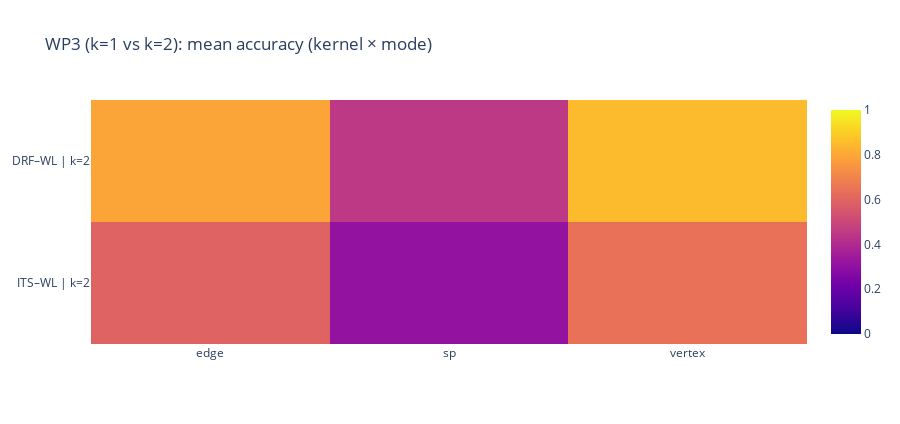
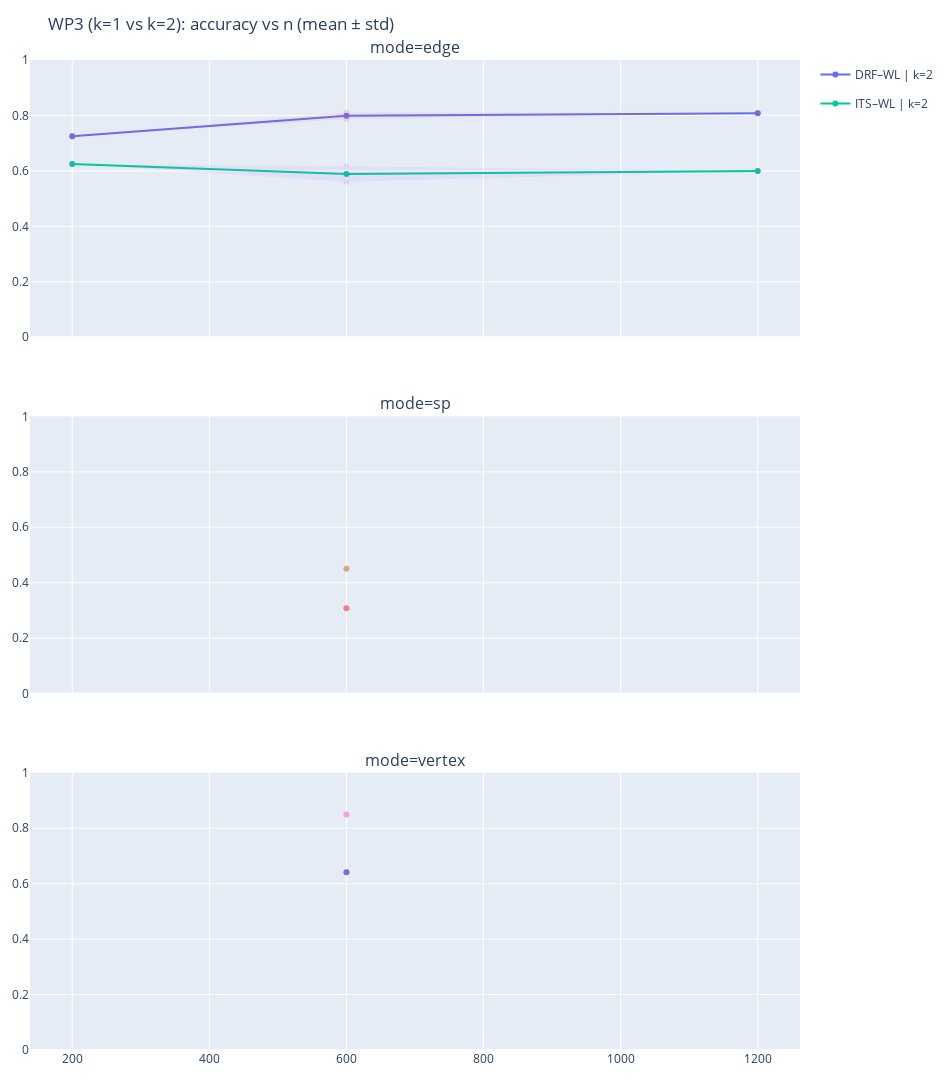
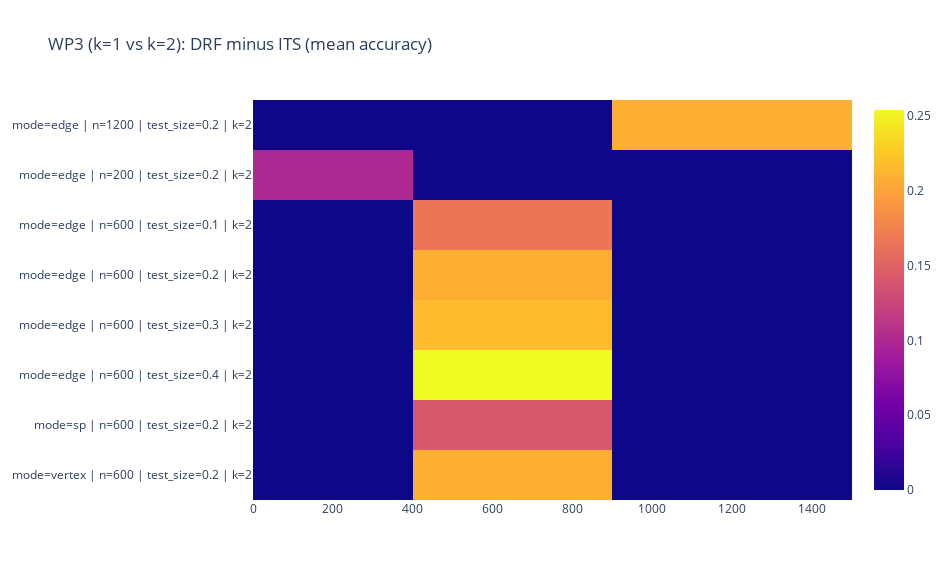

The notebook cell saved with these charts, in order:
### Markdown cell above
## Summary of Classification Results

This section summarizes the classification results obtained across all experiments.
The comparison highlights the strengths and limitations of different kernel representations, feature modes,
and dataset configurations, and provides an overall assessment of the kernel-based reaction classification approach.

### Code cell
# =========================
# Section 8: Summary + Plots
# =========================

df_results = pd.DataFrame(results)
df_results['kernel'].astype(str).str.upper().value_counts()

print("Rows:", len(df_results))
display(df_results.head(10))

def has_both(s):
    u = {x.upper() for x in s.astype(str)}
    return {'DRF','ITS'}.issubset(u)

gb = (df_results
      .groupby(['mode','k','n','test_size'])['kernel']
      .apply(lambda s: {x.upper() for x in s.astype(str)}))

missing_pairs = gb[~gb.apply(lambda u: {'DRF','ITS'}.issubset(u))]
print("Kombinationen ohne beide Kernel:", len(missing_pairs))
print(missing_pairs.head(20))

# Quick summary tables:
display(
    df_results[df_results["tag"].isin(["S4_baseline","S5_modes","S6_size","S7_split"])]
    [["tag","kernel","mode","k","n","test_size","accuracy","subset_ids"]]
    .sort_values(["tag","k","kernel","mode","n","test_size"])
)

# Dashboard plots:
figs = plot_experiment_dashboard(df_results, title_prefix="WP3 (k=1 vs k=2)")

figs["heatmap_kernel_mode"].show()
figs["acc_vs_n_with_bands"].show()
figs["diff_heatmap_drf_minus_its"].show()

### Figure 1 — Plotly figure (JSON) as saved in the notebook; plotly's stock layout.template omitted (floating-point values rounded to 4 significant figures)
{"data": [{"coloraxis": "coloraxis", "hovertemplate": "x: %{x}<br>y: %{y}<br>color: %{z}<extra></extra>", "name": "0", "type": "heatmap", "x": ["edge", "sp", "vertex"], "xaxis": "x", "y": ["DRF–WL | k=2", "ITS–WL | k=2"], "yaxis": "y", "z": [[0.7918, 0.45, 0.85], [0.5941, 0.3083, 0.6417]]}], "layout": {"coloraxis": {"cmax": 1, "cmin": 0, "colorscale": [[0, "#0d0887"], [0.1111, "#46039f"], [0.2222, "#7201a8"], [0.3333, "#9c179e"], [0.4444, "#bd3786"], [0.5556, "#d8576b"], [0.6667, "#ed7953"], [0.7778, "#fb9f3a"], [0.8889, "#fdca26"], [1, "#f0f921"]]}, "height": 424, "title": {"text": "WP3 (k=1 vs k=2): mean accuracy (kernel × mode)"}, "width": 900, "xaxis": {"anchor": "y", "domain": [0, 1]}, "yaxis": {"anchor": "x", "autorange": "reversed", "domain": [0, 1]}}}

### Figure 2 — Plotly figure (JSON) as saved in the notebook; plotly's stock layout.template omitted (floating-point values rounded to 4 significant figures)
{"data": [{"legendgroup": "DRF–WL | k=2", "mode": "lines+markers", "name": "DRF–WL | k=2", "showlegend": true, "type": "scatter", "x": [200, 600, 1200], "xaxis": "x", "y": [0.725, 0.799, 0.8083], "yaxis": "y"}, {"fill": "toself", "hoverinfo": "skip", "legendgroup": "DRF–WL | k=2", "line": {"width": 0}, "name": "DRF–WL | k=2 band", "opacity": 0.18, "showlegend": false, "type": "scatter", "x": [200, 600, 1200, 1200, 600, 200], "xaxis": "x", "y": [0.725, 0.8108, 0.8083, 0.8083, 0.7873, 0.725], "yaxis": "y"}, {"legendgroup": "ITS–WL | k=2", "mode": "lines+markers", "name": "ITS–WL | k=2", "showlegend": true, "type": "scatter", "x": [200, 600, 1200], "xaxis": "x", "y": [0.625, 0.5889, 0.6], "yaxis": "y"}, {"fill": "toself", "hoverinfo": "skip", "legendgroup": "ITS–WL | k=2", "line": {"width": 0}, "name": "ITS–WL | k=2 band", "opacity": 0.18, "showlegend": false, "type": "scatter", "x": [200, 600, 1200, 1200, 600, 200], "xaxis": "x", "y": [0.625, 0.6167, 0.6, 0.6, 0.5611, 0.625], "yaxis": "y"}, {"legendgroup": "DRF–WL | k=2", "mode": "lines+markers", "name": "DRF–WL | k=2", "showlegend": false, "type": "scatter", "x": [600], "xaxis": "x2", "y": [0.45], "yaxis": "y2"}, {"fill": "toself", "hoverinfo": "skip", "legendgroup": "DRF–WL | k=2", "line": {"width": 0}, "name": "DRF–WL | k=2 band", "opacity": 0.18, "showlegend": false, "type": "scatter", "x": [600, 600], "xaxis": "x2", "y": [0.45, 0.45], "yaxis": "y2"}, {"legendgroup": "ITS–WL | k=2", "mode": "lines+markers", "name": "ITS–WL | k=2", "showlegend": false, "type": "scatter", "x": [600], "xaxis": "x2", "y": [0.3083], "yaxis": "y2"}, {"fill": "toself", "hoverinfo": "skip", "legendgroup": "ITS–WL | k=2", "line": {"width": 0}, "name": "ITS–WL | k=2 band", "opacity": 0.18, "showlegend": false, "type": "scatter", "x": [600, 600], "xaxis": "x2", "y": [0.3083, 0.3083], "yaxis": "y2"}, {"legendgroup": "DRF–WL | k=2", "mode": "lines+markers", "name": "DRF–WL | k=2", "showlegend": false, "type": "scatter", "x": [600], "xaxis": "x3", "y": [0.85], "yaxis": "y3"}, {"fill": "toself", "hoverinfo": "skip", "legendgroup": "DRF–WL | k=2", "line": {"width": 0}, "name": "DRF–WL | k=2 band", "opacity": 0.18, "showlegend": false, "type": "scatter", "x": [600, 600], "xaxis": "x3", "y": [0.85, 0.85], "yaxis": "y3"}, {"legendgroup": "ITS–WL | k=2", "mode": "lines+markers", "name": "ITS–WL | k=2", "showlegend": false, "type": "scatter", "x": [600], "xaxis": "x3", "y": [0.6417], "yaxis": "y3"}, {"fill": "toself", "hoverinfo": "skip", "legendgroup": "ITS–WL | k=2", "line": {"width": 0}, "name": "ITS–WL | k=2 band", "opacity": 0.18, "showlegend": false, "type": "scatter", "x": [600, 600], "xaxis": "x3", "y": [0.6417, 0.6417], "yaxis": "y3"}], "layout": {"annotations": [{"font": {"size": 16}, "showarrow": false, "text": "mode=edge", "x": 0.5, "xanchor": "center", "xref": "paper", "y": 1, "yanchor": "bottom", "yref": "paper"}, {"font": {"size": 16}, "showarrow": false, "text": "mode=sp", "x": 0.5, "xanchor": "center", "xref": "paper", "y": 0.64, "yanchor": "bottom", "yref": "paper"}, {"font": {"size": 16}, "showarrow": false, "text": "mode=vertex", "x": 0.5, "xanchor": "center", "xref": "paper", "y": 0.28, "yanchor": "bottom", "yref": "paper"}], "height": 1080, "margin": {"b": 30, "l": 30, "r": 30, "t": 60}, "title": {"text": "WP3 (k=1 vs k=2): accuracy vs n (mean ± std)"}, "width": 950, "xaxis": {"anchor": "y", "domain": [0, 1], "matches": "x3", "showticklabels": false}, "xaxis2": {"anchor": "y2", "domain": [0, 1], "matches": "x3", "showticklabels": false}, "xaxis3": {"anchor": "y3", "domain": [0, 1]}, "yaxis": {"anchor": "x", "domain": [0.72, 1], "range": [0, 1]}, "yaxis2": {"anchor": "x2", "domain": [0.36, 0.64], "range": [0, 1]}, "yaxis3": {"anchor": "x3", "domain": [0, 0.28], "range": [0, 1]}}}

### Figure 3 — Plotly figure (JSON) as saved in the notebook; plotly's stock layout.template omitted (floating-point values rounded to 4 significant figures)
{"data": [{"coloraxis": "coloraxis", "hovertemplate": "x: %{x}<br>y: %{y}<br>color: %{z}<extra></extra>", "name": "0", "type": "heatmap", "x": [200, 600, 1200], "xaxis": "x", "y": ["mode=edge | n=1200 | test_size=0.2 | k=2", "mode=edge | n=200 | test_size=0.2 | k=2", "mode=edge | n=600 | test_size=0.1 | k=2", "mode=edge | n=600 | test_size=0.2 | k=2", "mode=edge | n=600 | test_size=0.3 | k=2", "mode=edge | n=600 | test_size=0.4 | k=2", "mode=sp | n=600 | test_size=0.2 | k=2", "mode=vertex | n=600 | test_size=0.2 | k=2"], "yaxis": "y", "z": [[0.0, 0.0, 0.2083], [0.1, 0.0, 0.0], [0.0, 0.1667, 0.0], [0.0, 0.2083, 0.0], [0.0, 0.2167, 0.0], [0.0, 0.2542, 0.0], [0.0, 0.1417, 0.0], [0.0, 0.2083, 0.0]]}], "layout": {"coloraxis": {"colorscale": [[0, "#0d0887"], [0.1111, "#46039f"], [0.2222, "#7201a8"], [0.3333, "#9c179e"], [0.4444, "#bd3786"], [0.5556, "#d8576b"], [0.6667, "#ed7953"], [0.7778, "#fb9f3a"], [0.8889, "#fdca26"], [1, "#f0f921"]]}, "height": 580, "title": {"text": "WP3 (k=1 vs k=2): DRF minus ITS (mean accuracy)"}, "width": 950, "xaxis": {"anchor": "y", "domain": [0, 1]}, "yaxis": {"anchor": "x", "autorange": "reversed", "domain": [0, 1]}}}
